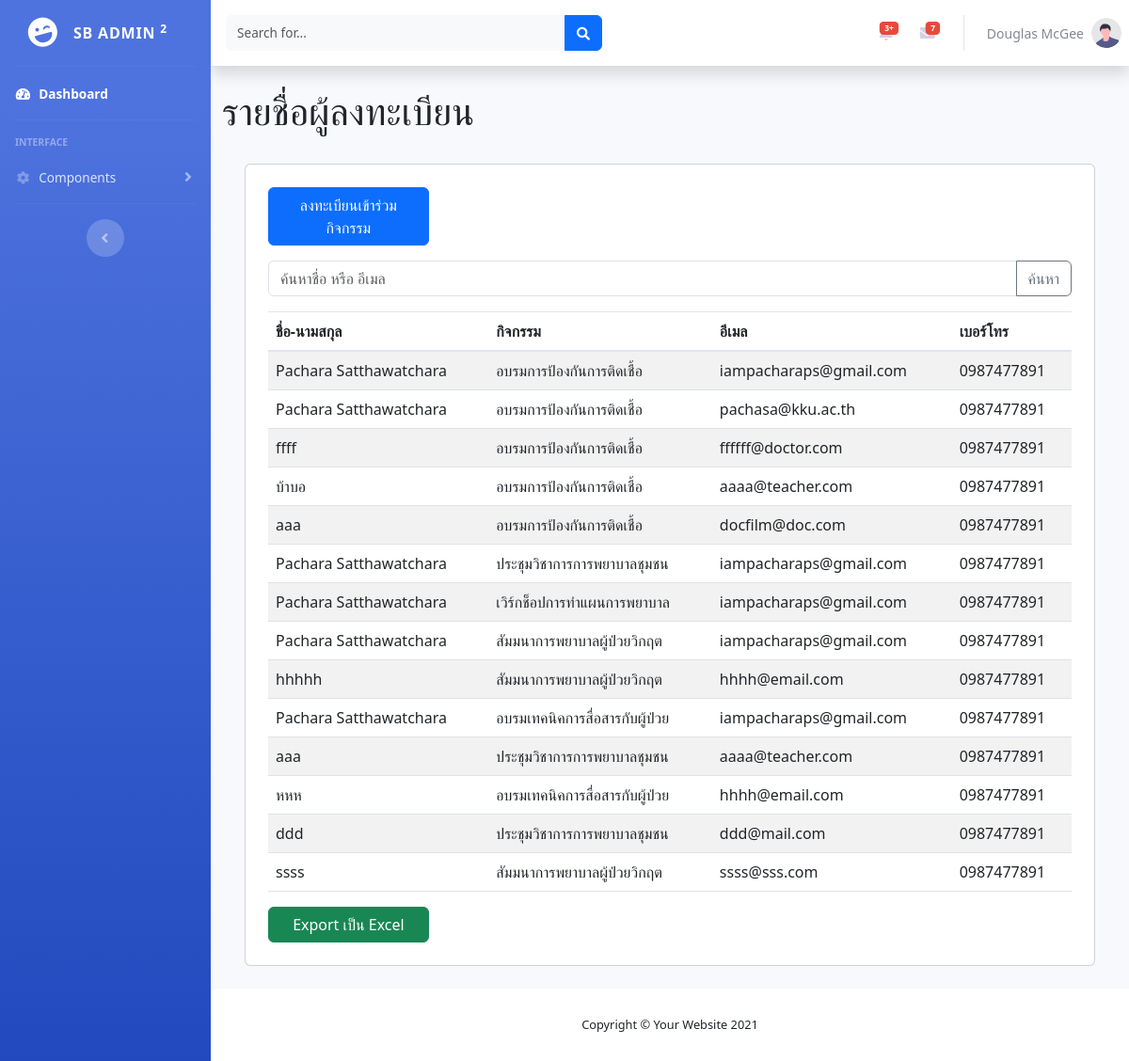
The app's page /seminar/users.php with its own data.
### tables this page shows
CREATE TABLE `participants` (
  `id` int(11) NOT NULL,
  `event_id` int(11) DEFAULT NULL,
  `fullname` varchar(255) DEFAULT NULL,
  `email` varchar(255) DEFAULT NULL,
  `phone` varchar(50) DEFAULT NULL,
  `registered_at` timestamp NOT NULL DEFAULT current_timestamp()
);

CREATE TABLE `events` (
  `id` int(11) NOT NULL,
  `title` varchar(255) DEFAULT NULL,
  `description` text DEFAULT NULL,
  `date` date DEFAULT NULL,
  `max_participants` int(11) DEFAULT NULL,
  `created_at` timestamp NOT NULL DEFAULT current_timestamp()
);

### seminar/users.php (the view, shortened to what this page needs)
<?php include 'includes/head.php'; ?>
<?php
require 'db.php';
$search = $_GET['search'] ?? '';
try {
    $sql = 'SELECT p.*, e.title AS event_title
            FROM participants p
            INNER JOIN events e ON p.event_id = e.id';
    $stmt = $conn->prepare($sql);
    $stmt->execute();
    $result = $stmt->get_result();
    $participants = [];
    while ($row = $result->fetch_assoc()) {
        $participants[] = $row;
    }
} catch (PDOException $e) {
    echo "เกิดข้อผิดพลาด: " . $e->getMessage();
    exit;
}
?>
<div id="wrapper">
    <?php include 'includes/sidebar.php'; ?>
    <div id="content-wrapper" class="d-flex flex-column">
        <div id="content">
            <?php include 'includes/topbar.php'; ?>
            <div class="container-fluid">
                <h1>รายชื่อผู้ลงทะเบียน</h1>
                <div class="container-fluid p-4">
                    <div class="card p-4 bg-white">
                        <button type="button" class="btn btn-primary mb-3" data-bs-toggle="modal" data-bs-target="#registerModal" style="width: 20%; text-align: center;">
                            ลงทะเบียนเข้าร่วมกิจกรรม
                        </button>
                        <form method="get" class="mb-3">
                            <div class="input-group">
                                <input type="text" name="search" class="form-control" placeholder="ค้นหาชื่อ หรือ อีเมล" value="<?= htmlspecialchars($search) ?>">
                                <button type="submit" class="btn btn-outline-secondary">ค้นหา</button>
                            </div>
                        </form>
                        <table class="table table-striped">
                            <thead>
                                <tr>
                                    <th>ชื่อ-นามสกุล</th>
                                    <th>กิจกรรม</th>
                                    <th>อีเมล</th>
                                    <th>เบอร์โทร</th>
                                </tr>
                            </thead>
                            <tbody>
                                <?php foreach ($participants as $p): ?>
                                    <tr>
                                        <td><?= htmlspecialchars($p['fullname']) ?></td>
                                        <td><?= htmlspecialchars($p['event_title']) ?></td>
                                        <td><?= htmlspecialchars($p['email']) ?></td>
                                        <td><?= htmlspecialchars($p['phone']) ?></td>
                                    </tr>
                                <?php endforeach; ?>
                            </tbody>
                        </table>
                        <button onclick="exportToExcel()" class="btn btn-success" style="width: 20%; text-align: center;">Export เป็น Excel</button>
                    </div>
                </div>
            </div>
        </div>
        <?php include 'includes/footer.php'; ?>
<?php include 'includes/scripts.php'; ?>

### seminar/includes/head.php (shortened to what this page needs)
<!DOCTYPE html>
<html lang="en">
<head>
    <link href="vendor/fontawesome-free/css/all.min.css" rel="stylesheet" type="text/css">
    <link href="css/sb-admin-2.min.css" rel="stylesheet">
    <link href="https://cdn.jsdelivr.net/npm/bootstrap@5.3.0/dist/css/bootstrap.min.css" rel="stylesheet">
</head>
<body id="page-top">

### seminar/includes/sidebar.php (shortened to what this page needs)
<ul class="navbar-nav bg-gradient-primary sidebar sidebar-dark accordion" id="accordionSidebar">
    <a class="sidebar-brand d-flex align-items-center justify-content-center" href="index.html">
        <div class="sidebar-brand-icon rotate-n-15">
            <i class="fas fa-laugh-wink"></i>
        </div>
        <div class="sidebar-brand-text mx-3">SB Admin <sup>2</sup></div>
    </a>
    <hr class="sidebar-divider my-0">
    <li class="nav-item active">
        <a class="nav-link" href="index.php">
            <i class="fas fa-fw fa-tachometer-alt"></i>
            <span>Dashboard</span></a>
    </li>
    <hr class="sidebar-divider">
    <div class="sidebar-heading">
        Interface
    </div>
    <li class="nav-item">
        <a class="nav-link collapsed" href="#" data-toggle="collapse" data-target="#collapseTwo"
            aria-expanded="true" aria-controls="collapseTwo">
            <i class="fas fa-fw fa-cog"></i>
            <span>Components</span>
        </a>
    </li>
    <hr class="sidebar-divider d-none d-md-block">
    <div class="text-center d-none d-md-inline">
        <button class="rounded-circle border-0" id="sidebarToggle"></button>
    </div>
</ul>

### seminar/includes/topbar.php (shortened to what this page needs)
<nav class="navbar navbar-expand navbar-light bg-white topbar mb-4 static-top shadow">
    <form
        class="d-none d-sm-inline-block form-inline mr-auto ml-md-3 my-2 my-md-0 mw-100 navbar-search">
        <div class="input-group">
            <input type="text" class="form-control bg-light border-0 small" placeholder="Search for..."
                aria-label="Search" aria-describedby="basic-addon2">
            <div class="input-group-append">
                <button class="btn btn-primary" type="button">
                    <i class="fas fa-search fa-sm"></i>
                </button>
            </div>
        </div>
    </form>
    <ul class="navbar-nav ml-auto">
        <li class="nav-item dropdown no-arrow mx-1">
            <a class="nav-link dropdown-toggle" href="#" id="alertsDropdown" role="button"
                data-toggle="dropdown" aria-haspopup="true" aria-expanded="false">
                <span class="badge badge-danger badge-counter">3+</span>
            </a>
        </li>
        <li class="nav-item dropdown no-arrow mx-1">
            <a class="nav-link dropdown-toggle" href="#" id="messagesDropdown" role="button"
                data-toggle="dropdown" aria-haspopup="true" aria-expanded="false">
                <span class="badge badge-danger badge-counter">7</span>
            </a>
        </li>
        <li class="nav-item dropdown no-arrow">
            <a class="nav-link dropdown-toggle" href="#" id="userDropdown" role="button"
                data-toggle="dropdown" aria-haspopup="true" aria-expanded="false">
                <span class="mr-2 d-none d-lg-inline text-gray-600 small">Douglas McGee</span>
                <img class="img-profile rounded-circle"
                    src="img/undraw_profile.svg">
            </a>
        </li>
    </ul>
</nav>

### seminar/includes/footer.php (shortened to what this page needs)
        <footer class="sticky-footer bg-white">
            <div class="container my-auto">
                <div class="copyright text-center my-auto">
                    <span>Copyright &copy; Your Website 2021</span>
                </div>
            </div>
        </footer>
    </div>
</div>

### seminar/includes/scripts.php (shortened to what this page needs)
</body>
</html>

### records on screen
participants: fullname "Pachara Satthawatchara", event.title "อบรมการป้องกันการติดเชื้อ", email "iampacharaps@gmail.com", phone "0987477891"
participants: fullname "Pachara Satthawatchara", event.title "อบรมการป้องกันการติดเชื้อ", email "pachasa@kku.ac.th", phone "0987477891"
participants: fullname "ffff", event.title "อบรมการป้องกันการติดเชื้อ", email "ffffff@doctor.com", phone "0987477891"
participants: fullname "บ้าบอ", event.title "อบรมการป้องกันการติดเชื้อ", email "aaaa@teacher.com", phone "0987477891"
participants: fullname "aaa", event.title "อบรมการป้องกันการติดเชื้อ", email "docfilm@doc.com", phone "0987477891"
participants: fullname "Pachara Satthawatchara", event.title "ประชุมวิชาการการพยาบาลชุมชน", email "iampacharaps@gmail.com", phone "0987477891"
participants: fullname "Pachara Satthawatchara", event.title "เวิร์กช็อปการทำแผนการพยาบาล", email "iampacharaps@gmail.com", phone "0987477891"
participants: fullname "Pachara Satthawatchara", event.title "สัมมนาการพยาบาลผู้ป่วยวิกฤต", email "iampacharaps@gmail.com", phone "0987477891"
participants: fullname "hhhhh", event.title "สัมมนาการพยาบาลผู้ป่วยวิกฤต", email "hhhh@email.com", phone "0987477891"
participants: fullname "Pachara Satthawatchara", event.title "อบรมเทคนิคการสื่อสารกับผู้ป่วย", email "iampacharaps@gmail.com", phone "0987477891"
participants: fullname "aaa", event.title "ประชุมวิชาการการพยาบาลชุมชน", email "aaaa@teacher.com", phone "0987477891"
participants: fullname "หหห", event.title "อบรมเทคนิคการสื่อสารกับผู้ป่วย", email "hhhh@email.com", phone "0987477891"
participants: fullname "ddd", event.title "ประชุมวิชาการการพยาบาลชุมชน", email "ddd@mail.com", phone "0987477891"
participants: fullname "ssss", event.title "สัมมนาการพยาบาลผู้ป่วยวิกฤต", email "ssss@sss.com", phone "0987477891"
